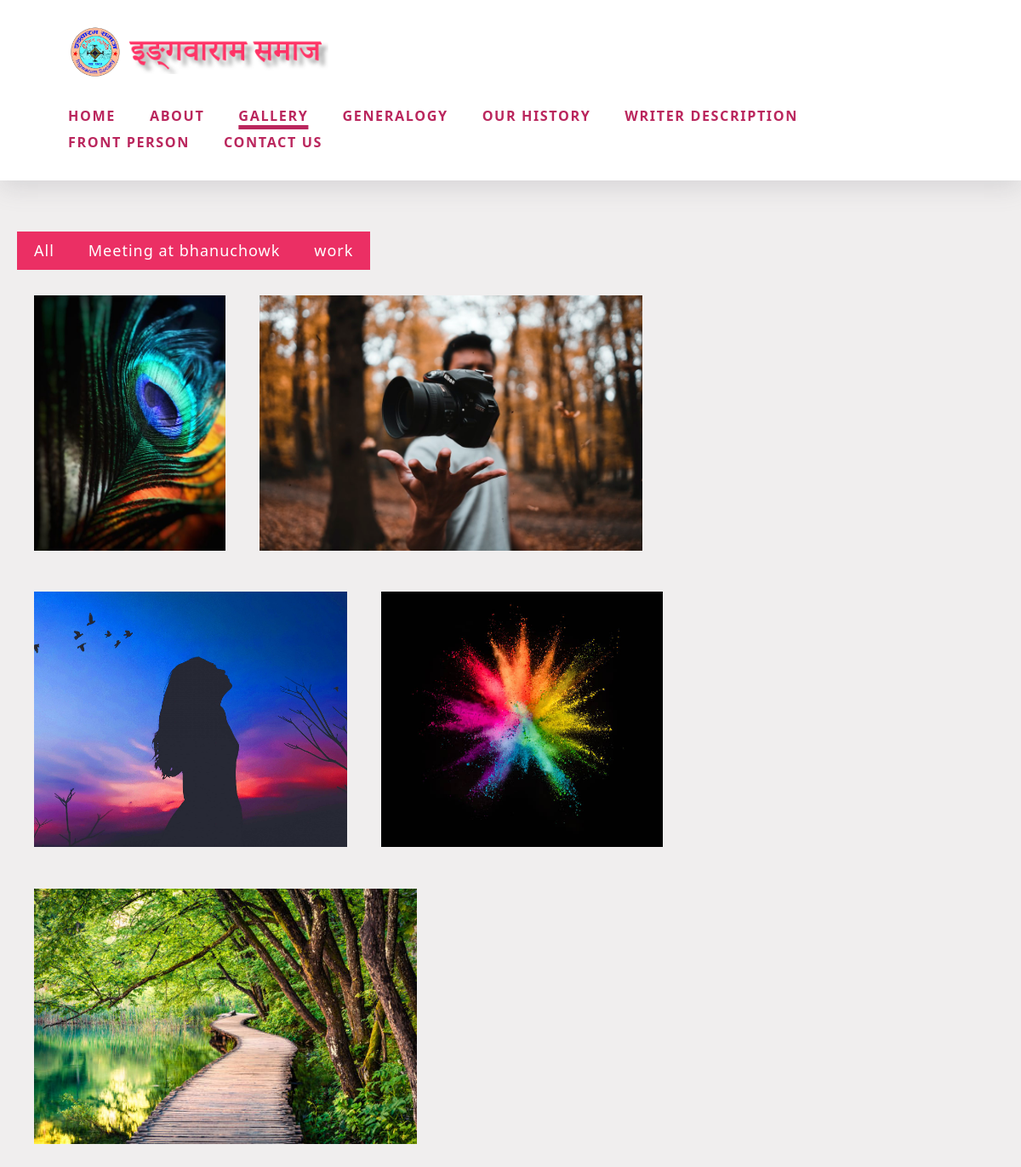
/gallery, run on an earlier commit of the app's database.
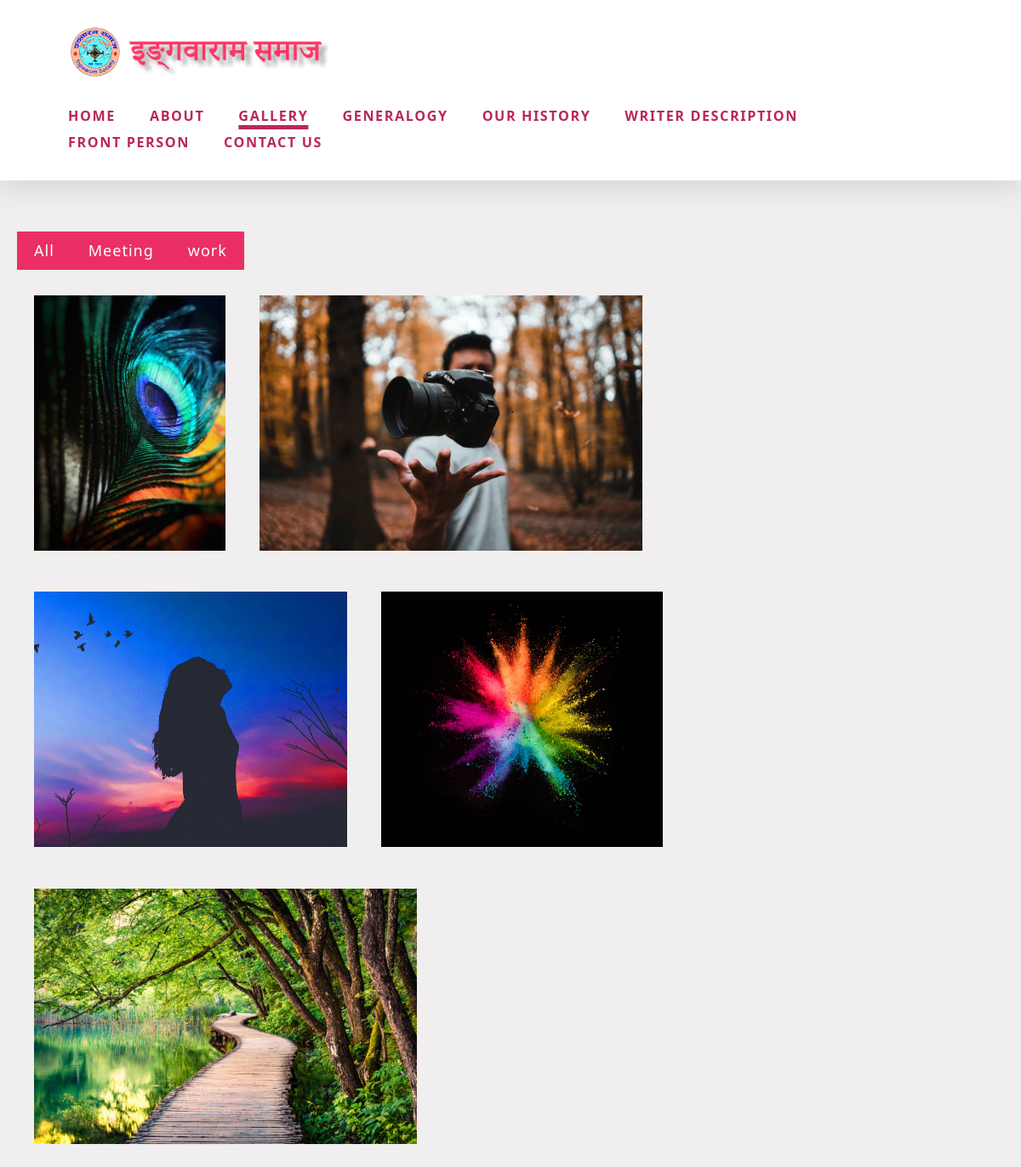
And on a later commit of the database.
### website/models.py (models this page shows, shortened)
class Event(models.Model):
    title = models.CharField(max_length=100)
    description = models.CharField(max_length=200)
    date = models.DateField()
    organiser = models.CharField(max_length=200)
    featured_image = models.ImageField(upload_to = "images")
    class Meta:
        verbose_name_plural = "Events"

### website/views.py (the view)
# urls.py: path('gallery',views.gallery, name="gallery"),
def gallery(request):
    events = Event.objects.all()
    data = {
        'events':events
    }
    return render(request, "pages/gallery.html", data)

### templates/pages/gallery.html (shortened to what this page needs)
{% extends 'base.html' %} {% load static %} {% block content %}
<div class="main-box">
    {% include 'nav.html' %}
    <section>
        <ul>
            <li class="list" data-filter="All">All</li>
            {% for event in events %}
            <li class="list" data-filter="{{event.title}}">{{event.title}}</li>
            {% endfor %}
        </ul>
        <div class="product">
            <div class="itemBox {{event.title}}"><img class="image" src="{% static 'images/event.jpeg' %}" alt=""></div>
            <div class="itemBox {{event.title}}"><img class="image" src="{% static 'images/image.jpg' %}" alt=""></div>
            <div class="itemBox {{event.title}}"><img class="image" src="{% static 'images/img5.jpg' %}" alt=""></div>
            <div class="itemBox laptop"><img class="image" src="{% static 'images/img4.jpg' %}" alt=""></div>
            <div class="itemBox pc"><img class="image" src="{% static 'images/img2.jpg' %}" alt=""></div>
        </div>
    </section>
    {% endblock %}

What changed in the data, as far as the page shows it:
changed Event: title "Meeting at bhanuchowk" → "Meeting"
